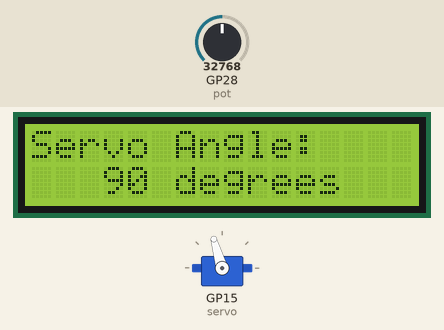
This program was run on a simulated Raspberry Pi Pico running MicroPython. Parts: 16×2 character LCD, servo. Inputs (shaded band) come from the test bench; at power-on: GP28 (pot) = 32768 (analog values on the 0–65535 scale). Servo angles are drawn from the pulse width (0.5 ms = 0°, 2.5 ms = 180°); library files of the repository ran but are not shown: i2c_lcd.py; what the program prints to the serial console is not drawn.

Above: at 1.2 s.
1.3 s: GP28 (pot) set to 45874
At 2.1 s:
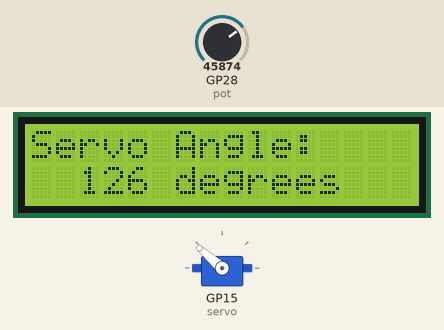
2.8 s: GP28 (pot) set to 57670
At 4.0 s:
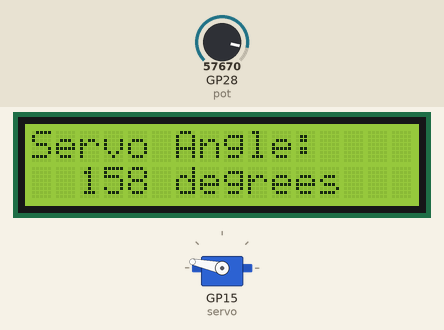
4.3 s: GP28 (pot) set to 65535
At 5.5 s:
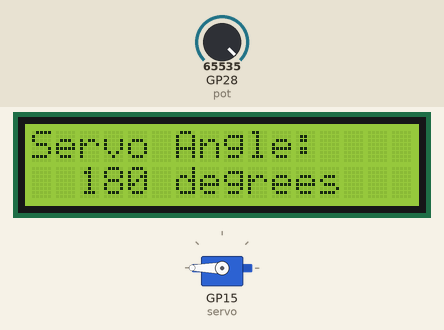
5.8 s: GP28 (pot) set to 19660
At 6.6 s:
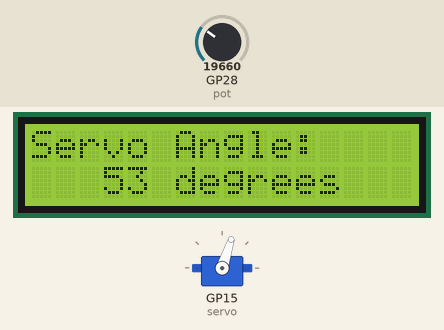
7.3 s: GP28 (pot) set to 7864
At 8.5 s:
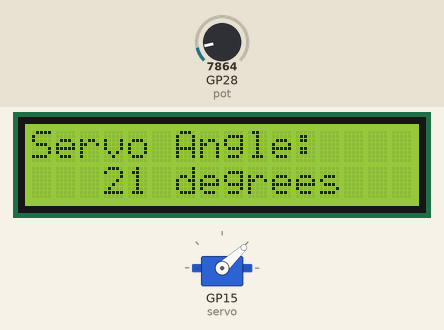
8.8 s: GP28 (pot) set to 1845
At 9.5 s:
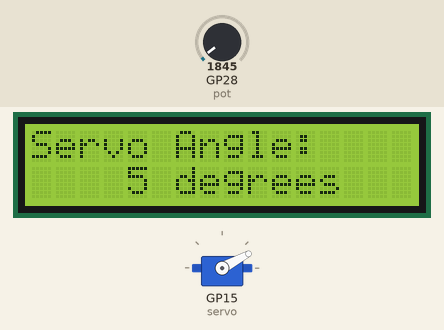
Timing chart, 0 to 11.3 s (numbered marks = the images above; inputs shaded):
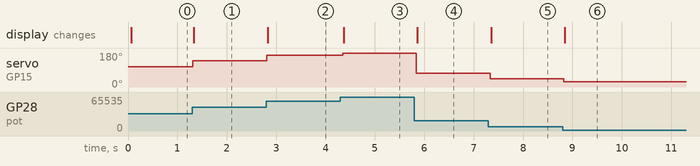

Measured:
- after the input at 1.3 s, servo on GP15 (servo): 106° → 139° at once; the display: changes at once (image 1)
- after the input at 2.8 s, servo on GP15 (servo): 139° → 168° at once; the display: changes at once (image 2)
- after the input at 4.3 s, servo on GP15 (servo): 168° → 180° at once; the display: changes after 0.07 s (image 3)
- after the input at 5.8 s, servo on GP15 (servo): 180° → 72° at once; the display: changes after 0.06 s (image 4)
- after the input at 7.3 s, servo on GP15 (servo): 72° → 43° at once; the display: changes after 0.06 s (image 5)
- after the input at 8.8 s, servo on GP15 (servo): 43° → 28° at once; the display: changes after 0.05 s (image 6)

The program:

E08_pot_servo_lcd.py
```python
from machine import ADC, Pin, I2C
from i2c_lcd import I2cLcd
from servo import Servo
from time import sleep

# Constants
SERVO_PIN = 15  # Pin connected to the servo motor
POT_PIN = 28  # Pin connected to potentiometer
I2C_ADDRESS = 0x27  # I2C address of the LCD
LCD_COLUMNS = 16  # Number of columns on the LCD
LCD_ROWS = 2  # Number of rows on the LCD

# Initialize I2C for LCD
lcd = I2cLcd(I2C(0), I2C_ADDRESS, LCD_ROWS, LCD_COLUMNS)

# Initialize servo object
servo = Servo(Pin(SERVO_PIN))
servo.update_settings(servo_pwm_freq= 50,
                         min_u16_duty=2500,
                         max_u16_duty=8500,
                         min_angle=0,
                         max_angle=180,
                         pin=SERVO_PIN)

# Function to update the LCD display with the current servo angle
def update_lcd(angle):
    # Print header on line 1
    lcd.move_to(0, 0)
    lcd.putstr("Servo Angle:\n")

    # Print servo value on line 2
    lcd.move_to(0, 1)
    lcd.putstr("  {:3d} degrees".format(angle))

# Map function to convert potentiometer value to servo angle
def map_value(value, in_min, in_max, out_min, out_max):
    return int((value - in_min) * (out_max - out_min) / (in_max - in_min) + out_min)

# Initialize the potentiometer on ADC pin
pot = ADC(Pin(POT_PIN))

while True:
    # Read potentiometer value
    pot_value = pot.read_u16() >> 4  # Read and shift right to get a 12-bit value

    # Map potentiometer value to servo angle (0-180 degrees)
    angle = map_value(pot_value, 0, 4095, 0, 180)

    # Print the potentiometer value and corresponding angle
    print("Potentiometer Value:", pot_value, "Mapped Angle:", angle)

    # Set servo angle
    servo.move(angle)

    # Display the angle on the LCD
    update_lcd(angle)

    # Small delay to avoid flickering
    sleep(0.02)
```

servo.py
```python
from machine import Pin, PWM

class Servo:
    __servo_pwm_freq = 50
    __min_u16_duty = 1802
    __max_u16_duty = 7864
    min_angle = 0
    max_angle = 180
    current_angle = 0.001

    def __init__(self, pin):
        self.__initialise(pin)

    def update_settings(self, servo_pwm_freq, min_u16_duty, max_u16_duty, min_angle, max_angle, pin):
        self.__servo_pwm_freq = servo_pwm_freq
        self.__min_u16_duty = min_u16_duty
        self.__max_u16_duty = max_u16_duty
        self.min_angle = min_angle
        self.max_angle = max_angle
        self.__initialise(pin)

    def move(self, angle):
        # round to 2 decimal places, so we have a chance of reducing unwanted servo adjustments
        angle = round(angle, 2)
        # do we need to move?
        if angle == self.current_angle:
            return
        self.current_angle = angle
        # calculate the new duty cycle and move the motor
        duty_u16 = self.__angle_to_u16_duty(angle)
        self.__motor.duty_u16(duty_u16)

    def stop(self):
        self.__motor.deinit()

    def get_current_angle(self):
        return self.current_angle

    def __angle_to_u16_duty(self, angle):
        return int((angle - self.min_angle) * self.__angle_conversion_factor) + self.__min_u16_duty

    def __initialise(self, pin):
        self.current_angle = -0.001
        self.__angle_conversion_factor = (self.__max_u16_duty - self.__min_u16_duty) / (self.max_angle - self.min_angle)
        self.__motor = PWM(Pin(pin))
        self.__motor.freq(self.__servo_pwm_freq)
```
